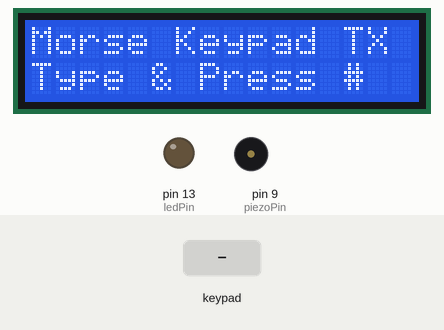
Recording of a sketch running on a simulated Arduino Uno, built with avr-gcc and run on an emulated ATmega328P. Parts: 16×2 character LCD, output pins drawn as LEDs (lit = HIGH), buzzer (waves = sounding). The test bench sets the inputs (shaded band). What the sketch prints to the serial monitor is not drawn.

Above: at 1.2 s.
1.3 s: keypad keys 1 2 1 1 1 0 8 # pressed 0.4 s apart
At 1.51 s:
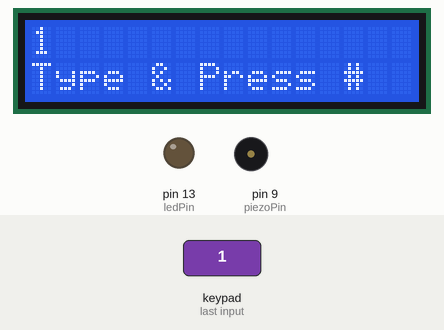
At 25.1 s:
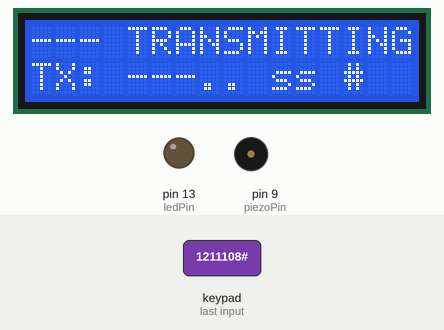
Timing chart, 0 to 26.6 s (numbered marks = the images above; inputs shaded):
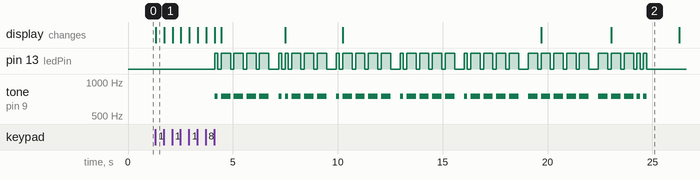

Measured:
- after the input at 1.3 s, pin 13 (ledPin): LOW → HIGH after 2.8 s, → LOW 0.15 s later, → HIGH 0.16 s later, → LOW 0.45 s later, … (70 changes in this stretch); tone on pin 9 (piezoPin): plays 750 Hz for 0.15 s, 750 Hz for 0.45 s, 750 Hz for 0.45 s, 750 Hz for 0.45 s, 750 Hz for 0.45 s, 750 Hz for 0.15 s … (35 notes in this stretch), starting after 2.8 s

The sketch:

morse_code.ino
```cpp
// --- Morse Code Keypad, LCD, LED and Piezo Transmitter (Arduino C++) ---
// Reads input from a 4x4 Keypad, displays the typed message on an LCD,
// and transmits the message in Morse code (LED flash and Piezo tone) when '#' is pressed.

#include <Keypad.h>
#include <LiquidCrystal_I2C.h>

// --- LCD CONFIGURATION ---
// I2C address (0x27 is common, check your module/Tinkercad default)
// Dimensions: 16 columns, 2 rows
LiquidCrystal_I2C lcd(0x27, 16, 2);
const int MAX_INPUT_LENGTH = 16;
String inputBuffer = ""; // Stores characters typed by the user

// --- PIN DEFINITIONS ---
const int ledPin = 13;      // Digital pin for the LED output
const int piezoPin = 9;     // Digital pin for the Piezo Buzzer output

// --- TIMING CONSTANTS ---
const int DOT_DURATION = 150; // Time in milliseconds (ms) for one dot (T)
const int PIEZO_FREQ = 750;   // Tone frequency in Hz (750Hz is a good, clear tone)

// --- KEYPAD CONFIGURATION ---
const byte ROWS = 4; // Four rows
const byte COLS = 4; // Four columns

// Define the symbols on the 4x4 keypad. Note the use of '*' for CLEAR and '#' for SEND.
char keys[ROWS][COLS] = {
  {'1','2','3','A'},
  {'4','5','6','B'},
  {'7','8','9','C'},
  {'*','0','#','D'} // '*' = Clear, '#' = Send
};

// Define the Arduino pins connected to the Keypad rows and columns
byte rowPins[ROWS] = {12, 11, 10, 8};
byte colPins[COLS] = {7, 6, 5, 4};

// Initialize the Keypad object
Keypad customKeypad = Keypad(makeKeymap(keys), rowPins, colPins, ROWS, COLS);

// --- MORSE CODE MAPPING (A-Z, 0-9) ---
const char* morseMap[] = {
  ".-",    // A (Index 0)
  "-...",  // B
  "-.-.",  // C
  "-..",   // D
  ".",     // E
  "..-.",  // F
  "--.",   // G
  "....",  // H
  "..",    // I
  ".---",  // J
  "-.-",   // K
  ".-..",  // L
  "--",    // M
  "-.",    // N
  "---",   // O
  ".--.",  // P
  "--.-",  // Q
  ".-.",   // R
  "...",   // S
  "-",     // T
  "..-",   // U
  "...-",  // V
  ".--",   // W
  "-..-",  // X
  "-.--",  // Y
  "--..",  // Z
  "-----", // 0 (Index 26)
  ".----", // 1
  "..---", // 2
  "...--", // 3
  "....-", // 4
  ".....", // 5
  "-....", // 6
  "--...", // 7
  "---..", // 8
  "----."  // 9 (Index 35)
};

// --- HELPER FUNCTIONS FOR OUTPUT ---

// Turns ON the LED and Piezo
void outputOn() {
  digitalWrite(ledPin, HIGH);
  tone(piezoPin, PIEZO_FREQ);
}

// Turns OFF the LED and Piezo
void outputOff() {
  digitalWrite(ledPin, LOW);
  noTone(piezoPin);
}

// Creates a single dot flash and beep
void dot(const char* morse) {
  outputOn();
  delay(DOT_DURATION);
  outputOff();
  delay(DOT_DURATION); // Space between elements (1 * T)

  // Update LCD bottom row to show progress
  lcd.setCursor(0, 1);
  lcd.print("TX: ");
  lcd.print(morse);
  lcd.print(" ");
}

// Creates a single dash flash and beep
void dash(const char* morse) {
  outputOn();
  delay(DOT_DURATION * 3); // 3 * T
  outputOff();
  delay(DOT_DURATION); // Space between elements (1 * T)

  // Update LCD bottom row to show progress
  lcd.setCursor(0, 1);
  lcd.print("TX: ");
  lcd.print(morse);
  lcd.print(" ");
}

// Sends the Morse code for a single character
void sendChar(char c) {
  char upperC = toupper(c);
  const char* morseSequence = NULL;

  if (upperC >= 'A' && upperC <= 'Z') {
    morseSequence = morseMap[upperC - 'A'];
  } else if (upperC >= '0' && upperC <= '9') {
    morseSequence = morseMap[upperC - '0' + 26];
  } else {
    // Treat unknown characters as an unknown signal (or ignore)
    return;
  }

  // Debug output
  Serial.print(upperC);
  Serial.print(" ");

  // Iterate through the Morse sequence string
  for (int i = 0; morseSequence[i] != '\0'; i++) {
    if (morseSequence[i] == '.') {
      dot(morseSequence);
    } else if (morseSequence[i] == '-') {
      dash(morseSequence);
    }
  }

  // Space between letters (3 * T) - minus the 1*T already done by dot/dash
  delay(DOT_DURATION * 2);
}

// --- MAIN FUNCTIONS ---

// Initializes the LCD screen
void lcdInit() {
  lcd.init();
  lcd.backlight(); // Turn on backlight
  lcd.setCursor(0, 0);
  lcd.print("Morse Keypad TX");
  lcd.setCursor(0, 1);
  lcd.print("Type & Press #");
}

// Clears the buffer and resets the LCD input row
void clearBuffer() {
  inputBuffer = "";
  lcd.setCursor(0, 0);
  lcd.print("                "); // Clear top row
  lcd.setCursor(0, 1);
  lcd.print("                "); // Clear bottom row
  lcd.setCursor(0, 0);
  lcd.print("Type Message:");
}

// Transmits the entire buffer
void transmitBuffer() {
  Serial.println("\n--- START TRANSMISSION ---");
  Serial.print("Message: ");
  Serial.println(inputBuffer);

  // Update LCD for transmission status
  lcd.setCursor(0, 0);
  lcd.print("--- TRANSMITTING ---");
  lcd.setCursor(0, 1);
  lcd.print("TX: ");

  // Iterate over all characters in the buffered message
  for (int i = 0; i < inputBuffer.length(); i++) {
    sendChar(inputBuffer.charAt(i));
  }

  // Transmission complete
  delay(DOT_DURATION * 7); // Final word space
  Serial.println("--- TRANSMISSION COMPLETE ---\n");

  // Reset for next message
  clearBuffer();
  lcd.setCursor(0, 1);
  lcd.print("Type & Press #");
}

// --- SETUP ---
void setup() {
  // Initialize output pins
  pinMode(ledPin, OUTPUT);
  // Piezo pin does not require pinMode() if using tone() function

  // Initialize serial communication for debugging/status
  Serial.begin(9600);

  // Initialize LCD
  lcdInit();

  Serial.println("--- System Initialized ---");
  Serial.println("Keypad: '*' to CLEAR, '#' to SEND");
}

// --- MAIN LOOP ---
void loop() {
  // Check for a key press
  char customKey = customKeypad.getKey();

  if (customKey) {
    if (customKey == '#') {
      // '#' key pressed - Start Transmission
      if (inputBuffer.length() > 0) {
        transmitBuffer();
      } else {
        lcd.setCursor(0, 1);
        lcd.print("Buffer Empty!   ");
      }

    } else if (customKey == '*') {
      // '*' key pressed - Clear Buffer
      Serial.println("Input cleared.");
      clearBuffer();

    } else if (inputBuffer.length() < MAX_INPUT_LENGTH) {
      // Regular character key pressed (0-9, A-D)
      inputBuffer += customKey;
      Serial.print("Buffer: ");
      Serial.println(inputBuffer);

      // Display the current buffer on the top row of the LCD
      lcd.setCursor(0, 0);
      lcd.print("                "); // Clear line
      lcd.setCursor(0, 0);
      lcd.print(inputBuffer);

    } else {
      // Buffer is full
      lcd.setCursor(0, 1);
      lcd.print("Buffer FULL!    ");
    }
  }
}
```
